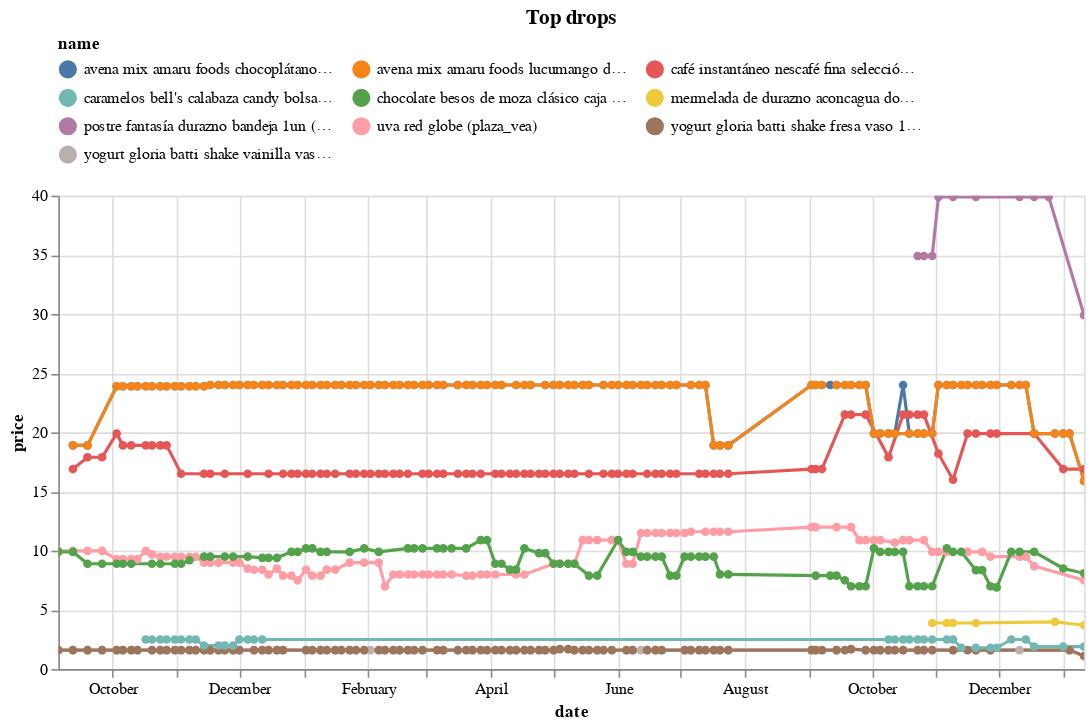

The notebook cell saved with this chart:
### Code cell
(top_changes
 .sort_values('change')
 .head(10)
 .pipe(plot_changes, 'Top drops')
)

### Figure 1 — Vega-Lite specification as saved in the notebook (floating-point values rounded to 4 significant figures; data arrays with more than 128 entries replaced by an {"elided": "..."} marker saying what was removed)
{"config": {"view": {"continuousWidth": 300, "continuousHeight": 300}, "legend": {"columns": 3, "orient": "top"}}, "data": {"name": "data-d196ea5d2bcf750da39be4ba0fc8af75"}, "mark": {"type": "line", "point": true}, "encoding": {"color": {"field": "name", "scale": {"domain": ["avena mix amaru foods chocoplátano doypack 400g (plaza_vea)", "avena mix amaru foods lucumango doypack 400g (plaza_vea)", "café instantáneo nescafé fina selección doypack 100g (plaza_vea)", "caramelos bell's calabaza candy bolsa 25g (plaza_vea)", "chocolate besos de moza clásico caja 9un x 24g (plaza_vea)", "mermelada de durazno aconcagua doypack 200g (plaza_vea)", "postre fantasía durazno bandeja 1un (plaza_vea)", "uva red globe (plaza_vea)", "yogurt gloria batti shake fresa vaso 120g (plaza_vea)", "yogurt gloria batti shake vainilla vaso 120g (plaza_vea)"]}, "type": "nominal"}, "tooltip": [{"field": "name", "type": "nominal"}, {"field": "price", "type": "quantitative"}, {"field": "last_price", "type": "quantitative"}], "x": {"field": "date", "type": "temporal"}, "y": {"field": "price", "type": "quantitative"}}, "params": [{"name": "param_3", "select": {"type": "point", "fields": ["name"]}, "bind": "legend"}, {"name": "param_4", "select": {"type": "interval", "encodings": ["x", "y"]}, "bind": "scales"}], "title": "Top drops", "transform": [{"filter": {"param": "param_3"}}], "width": 650, "$schema": "https://vega.github.io/schema/vega-lite/v5.16.3.json", "datasets": {"data-d196ea5d2bcf750da39be4ba0fc8af75": {"elided": "761 records"}}}
